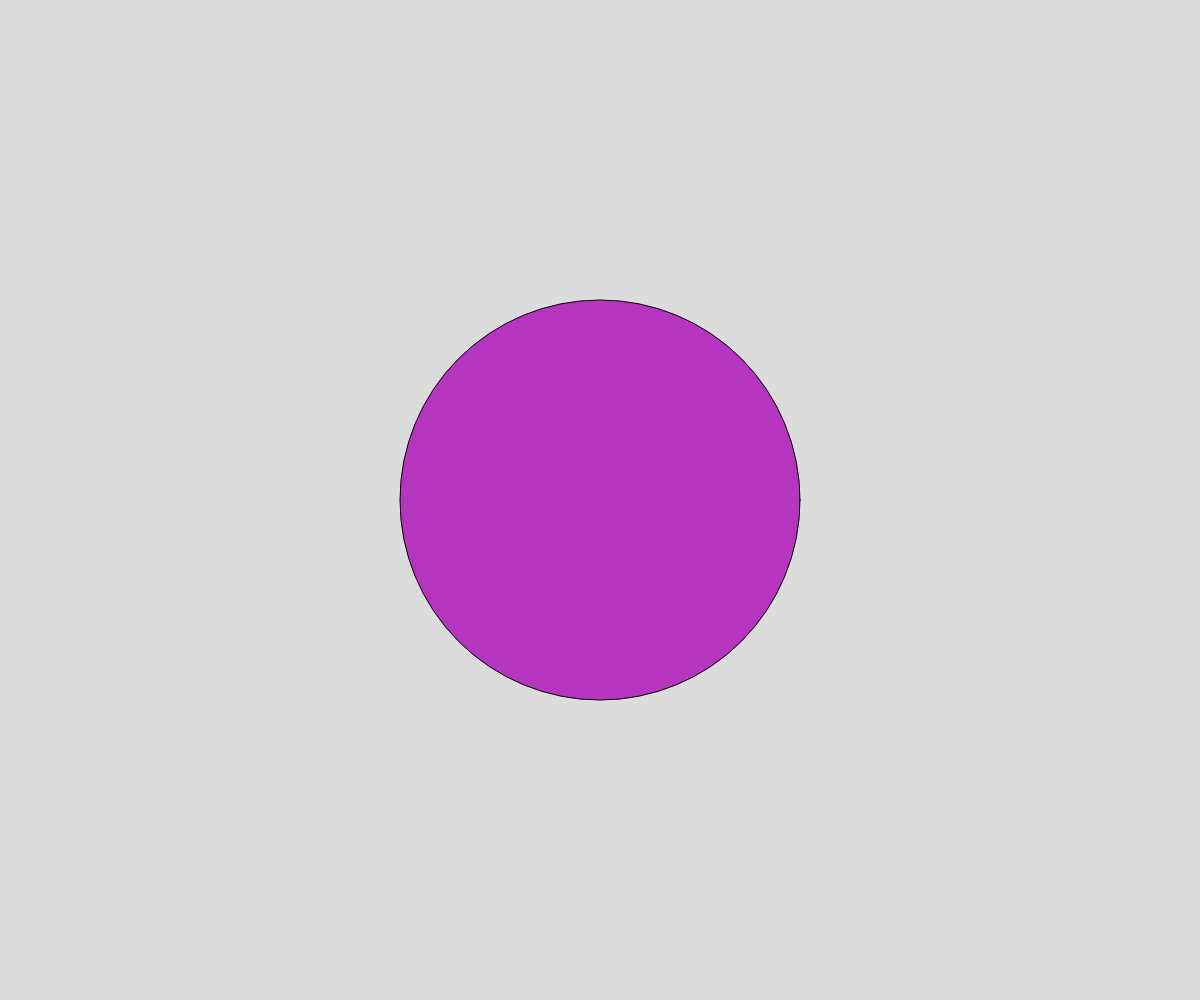
Frame 1 (no input)
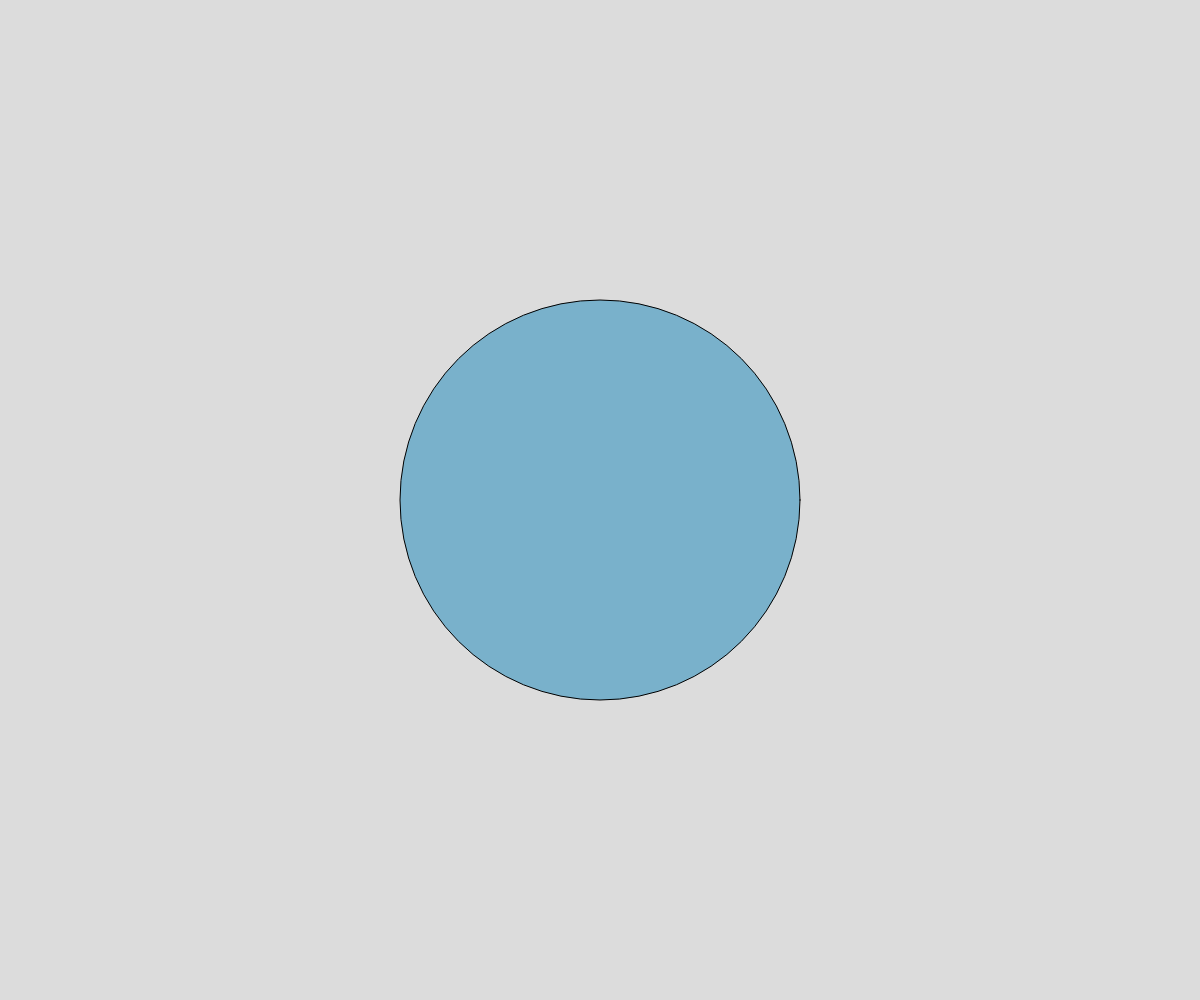
Frame 60 (no input)
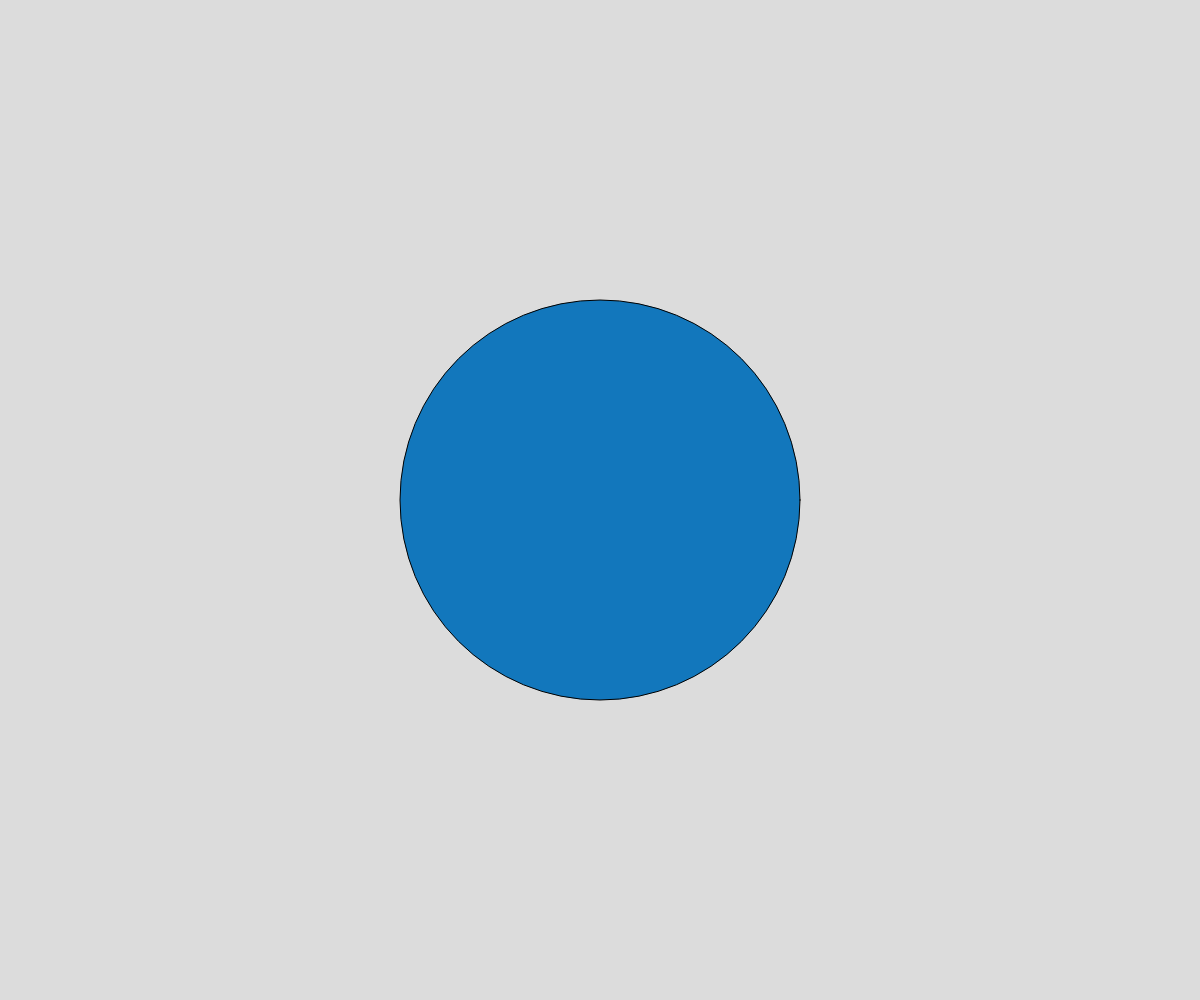
Frame 120 (the mouse pressed at the canvas centre since frame 60)

The p5.js sketch that drew these frames (run headless with seeded random() and noise() and a simulated clock; from frame 60 on, the mouse is pressed at the canvas centre):

// p5.js sketch
// ── sketch.js
// Project Title
// Your Name
// Date
// Window.setinterval demo, change colour of circle every .5 secomds
//
// Extra for Experts:
// - describe what you did to take this project "above and beyond"

let theColour;

async function setup() {
  createCanvas(windowWidth, windowHeight);
  changeColour();

  //Call change colour function once every half second
  window.setInterval(changeColour, 500);
}

function draw() {
  background(220);
  fill(theColour);
  circle(width/2, height/2, 400);
}

function changeColour() {
  theColour = color(random(255), random(255), random(255));
}
